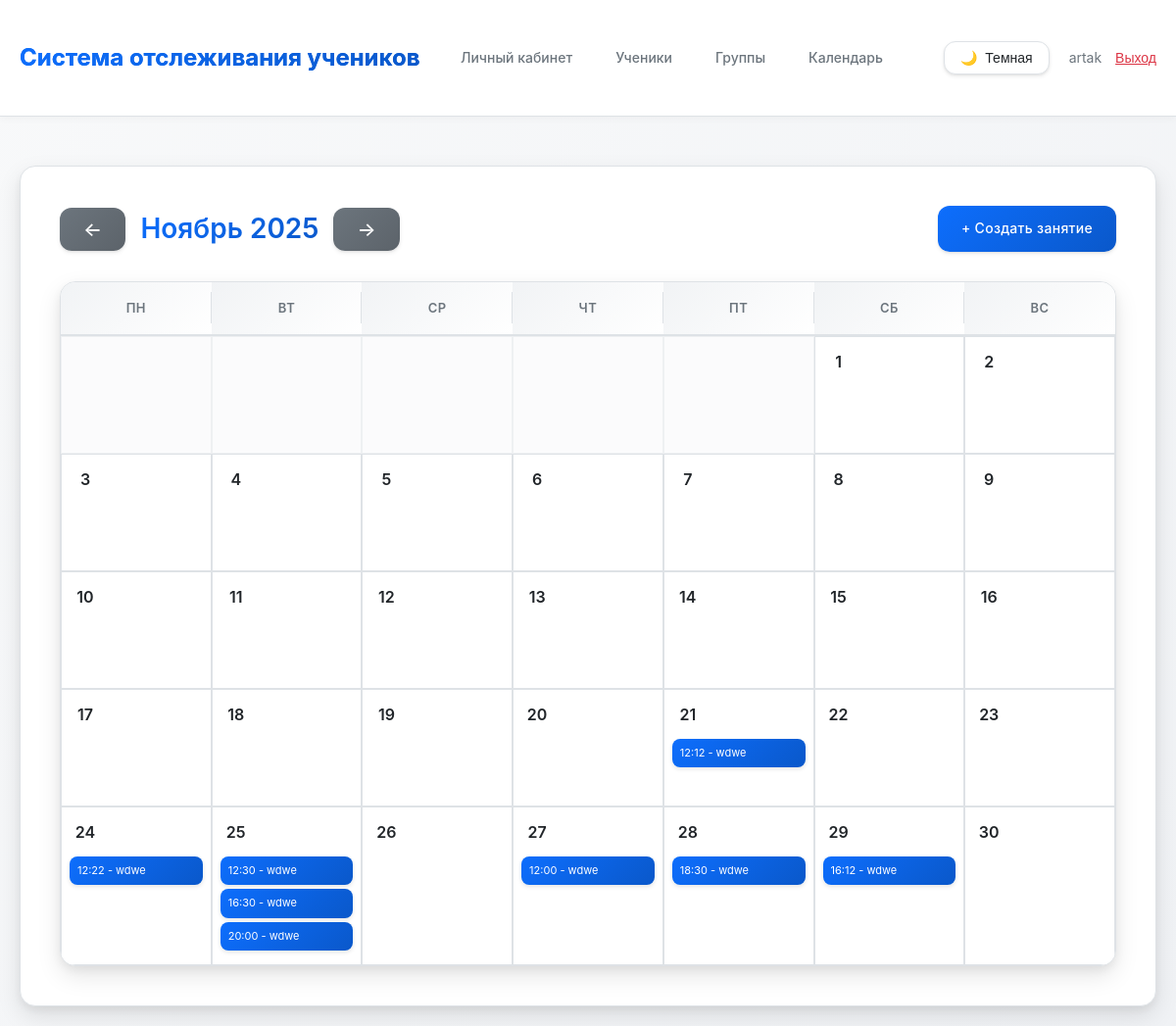
/calendar/?year=2025&month=11 (signed in), run on an earlier commit of the app's database.
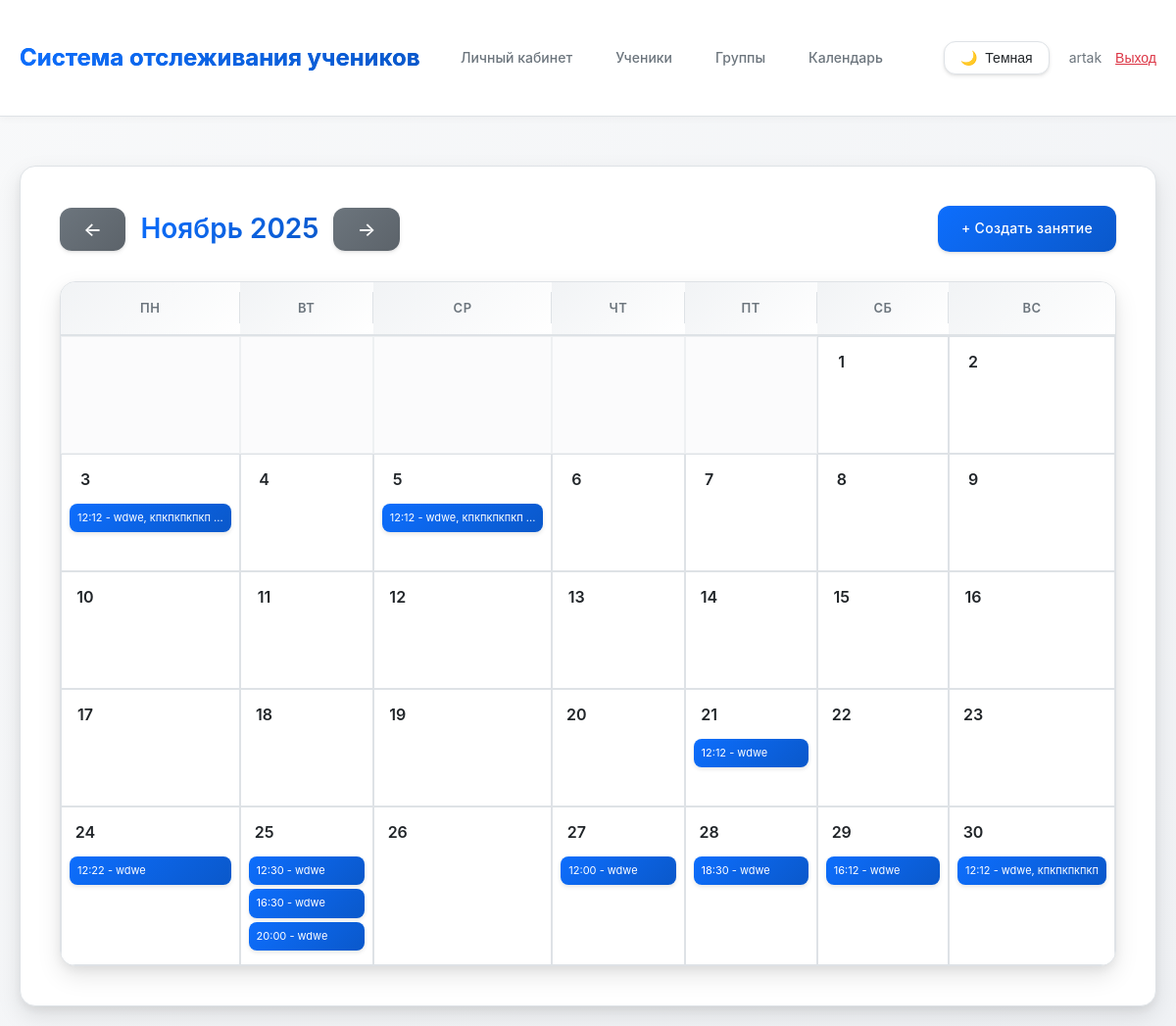
And on a later commit of the database.
### main/models.py (models this page shows, shortened)
class Lesson(models.Model):
    tutor = models.ForeignKey(Tutor, on_delete=models.CASCADE, related_name='lessons', verbose_name='Репетитор')
    students = models.ManyToManyField(Student, related_name='lessons', verbose_name='Ученики')
    date = models.DateField(verbose_name='Дата')
    time = models.TimeField(verbose_name='Время')
    duration = models.IntegerField(default=60, validators=[MinValueValidator(1)], verbose_name='Длительность (минуты)')
    lesson_price = models.DecimalField(max_digits=10, decimal_places=2, default=Decimal('0.00'), validators=[MinValueValidator(Decimal('0.00'))], verbose_name='Стоимость занятия (за одного ученика)')
    subject = models.CharField(max_length=200, blank=True, verbose_name='Предмет/Тема')
    notes = models.TextField(blank=True, verbose_name='Заметки')
    created_at = models.DateTimeField(auto_now_add=True, verbose_name='Дата создания')
    updated_at = models.DateTimeField(auto_now=True, verbose_name='Дата обновления')
    class Meta:
        verbose_name = 'Занятие'
        verbose_name_plural = 'Занятия'
        ordering = ['-date', '-time']

class Student(models.Model):
    tutor = models.ForeignKey(Tutor, on_delete=models.CASCADE, related_name='students', verbose_name='Репетитор')
    groups = models.ManyToManyField(StudentGroup, related_name='students', blank=True, verbose_name='Группы')
    first_name = models.CharField(max_length=100, verbose_name='Имя')
    last_name = models.CharField(max_length=100, verbose_name='Фамилия')
    phone = models.CharField(max_length=20, blank=True, null=True, verbose_name='Телефон')
    telegram = models.CharField(max_length=20, blank=True, null=True, verbose_name='Телеграм')
    created_at = models.DateTimeField(auto_now_add=True, verbose_name='Дата создания')
    updated_at = models.DateTimeField(auto_now=True, verbose_name='Дата обновления')
    grade = models.CharField(max_length=10, blank=True, null=True, verbose_name='Класс')
    notes = models.TextField(blank=True, verbose_name='Заметки')
    is_active = models.BooleanField(default=True, verbose_name='Активен')
    prepaid_balance = models.DecimalField(
        max_digits=10,
        decimal_places=2,
        default=Decimal('0.00'),
        verbose_name='Баланс предоплаты'
    )
    class Meta:
        verbose_name = 'Ученик'
        verbose_name_plural = 'Ученики'
        ordering = ['last_name', 'first_name']

### main/views.py (the view, shortened to what this page needs)
# urls.py: path('calendar/', views.calendar_view, name='calendar'),
@login_required
def calendar_view(request):
    tutor = get_tutor(request)
    if not tutor:
        messages.error(request, 'Профиль репетитора не найден.')
        return redirect('dashboard')
    now = timezone.now()
    try:
        year = int(request.GET.get('year', now.year))
        month = int(request.GET.get('month', now.month))
    except (ValueError, TypeError):
        year = now.year
        month = now.month
    today = now.date()
    try:
        week_offset = int(request.GET.get('week_offset', 0))
    except (ValueError, TypeError):
        week_offset = 0
    if month == 1:
        prev_month = 12
        prev_year = year - 1
    else:
        prev_month = month - 1
        prev_year = year
    if month == 12:
        next_month = 1
        next_year = year + 1
    else:
        next_month = month + 1
        next_year = year
    first_day = datetime(year, month, 1).date()
    last_day_num = monthrange(year, month)[1]
    last_day = datetime(year, month, last_day_num).date()
    lessons = Lesson.objects.filter(tutor=tutor, date__gte=first_day, date__lte=last_day).order_by('date', 'time')
    lessons_by_date = {}
    for lesson in lessons:
        date_key = lesson.date.strftime('%Y-%m-%d')
        if date_key not in lessons_by_date:
            lessons_by_date[date_key] = []
        lessons_by_date[date_key].append(lesson)
    first_weekday = first_day.weekday()  # 0 = понедельник, 6 = воскресенье
    calendar_days = []
    for _ in range(first_weekday):
        calendar_days.append(None)
    weekday_names = ['Понедельник', 'Вторник', 'Среда', 'Четверг', 'Пятница', 'Суббота', 'Воскресенье']
    for day in range(1, last_day_num + 1):
        date = datetime(year, month, day).date()
        date_key = date.strftime('%Y-%m-%d')
        calendar_days.append({
            'date': date,
            'lessons': lessons_by_date.get(date_key, []),
            'weekday_name': weekday_names[date.weekday()]
        })
    weeks = []
    week = []
    for day in calendar_days:
        week.append(day)
        if len(week) == 7:
            weeks.append(week)
            week = []
    if week:
        while len(week) < 7:
            week.append(None)
        weeks.append(week)
    base_week_index = None
    for i, week in enumerate(weeks):
        for day in week:
            if day and day['date'] == today:
                base_week_index = i
                break
        if base_week_index is not None:
            break
    if base_week_index is None:
        base_week_index = 0
    current_week_index = base_week_index + week_offset
    target_year = year
    target_month = month
    target_week_offset = week_offset
    if current_week_index < 0:
        current_week_index = 0
    elif current_week_index >= len(weeks):
        current_week_index = len(weeks) - 1
    current_week = weeks[current_week_index] if weeks and current_week_index < len(weeks) else []
    week_start_date = None
    week_end_date = None
    for day in current_week:
        if day:
            if week_start_date is None:
                week_start_date = day['date']
            week_end_date = day['date']
    if current_week_index >= len(weeks) - 1:
        next_week_year = next_year
        next_week_month = next_month
        next_week_offset = 0
    else:
        next_week_year = year
        next_week_month = month
        next_week_offset = week_offset + 1
    if current_week_index <= 0 and week_offset <= 0:
        if prev_month == 12:
            prev_first_day = datetime(prev_year, prev_month, 1).date()
        else:
            prev_first_day = datetime(prev_year, prev_month, 1).date()
        prev_last_day_num = monthrange(prev_year, prev_month)[1]
        prev_first_weekday = prev_first_day.weekday()
        prev_total_days = prev_last_day_num + prev_first_weekday
        prev_weeks_count = (prev_total_days + 6) // 7  # Округляем вверх
        prev_week_year = prev_year
        prev_week_month = prev_month
        prev_week_offset = prev_weeks_count - 1  # Показываем последнюю неделю предыдущего месяца
    else:
        prev_week_year = year
        prev_week_month = month
        prev_week_offset = week_offset - 1
    month_names = ['', 'Январь', 'Февраль', 'Март', 'Апрель', 'Май', 'Июнь',
                   'Июль', 'Август', 'Сентябрь', 'Октябрь', 'Ноябрь', 'Декабрь']
    return render(request, 'main/calendar.html', {
        'weeks': weeks,
        'current_week': current_week,
        'current_week_index': current_week_index,
        'week_start_date': week_start_date,
        'week_end_date': week_end_date,
        'year': year,
        'month': month,
        'month_name': month_names[month],
        'prev_year': prev_year,
        'prev_month': prev_month,
        'next_year': next_year,
        'next_month': next_month,
        'prev_week_offset': week_offset - 1,
        'next_week_offset': week_offset + 1,
        'today': today,
    })

### main/views.py (called while the page is built)
def get_tutor(request):
    if request.user.is_authenticated:
        try:
            return request.user.tutor
        except Tutor.DoesNotExist:
            return None
    return None

### main/templates/main/calendar.html (shortened to what this page needs)
{% extends 'main/base.html' %}
{% block content %}
<div class="calendar-header">
    <div class="calendar-nav">
        <a href="?year={{ prev_year }}&month={{ prev_month }}" class="btn btn-secondary calendar-nav-btn">←</a>
        <h2 class="calendar-title">{{ month_name }} {{ year }}</h2>
        <a href="?year={{ next_year }}&month={{ next_month }}" class="btn btn-secondary calendar-nav-btn">→</a>
    </div>
    <a href="{% url 'lesson_create' %}" class="btn">+ Создать занятие</a>
</div>
<table class="calendar-table">
    <thead>
        <tr>
            <th onclick="window.location.href='{% url 'recurring_lesson_create' %}?weekday=0'" title="Создать повторяющиеся занятия каждый понедельник">Пн</th>
            <th onclick="window.location.href='{% url 'recurring_lesson_create' %}?weekday=1'" title="Создать повторяющиеся занятия каждый вторник">Вт</th>
            <th onclick="window.location.href='{% url 'recurring_lesson_create' %}?weekday=2'" title="Создать повторяющиеся занятия каждую среду">Ср</th>
            <th onclick="window.location.href='{% url 'recurring_lesson_create' %}?weekday=3'" title="Создать повторяющиеся занятия каждый четверг">Чт</th>
            <th onclick="window.location.href='{% url 'recurring_lesson_create' %}?weekday=4'" title="Создать повторяющиеся занятия каждую пятницу">Пт</th>
            <th onclick="window.location.href='{% url 'recurring_lesson_create' %}?weekday=5'" title="Создать повторяющиеся занятия каждую субботу">Сб</th>
            <th onclick="window.location.href='{% url 'recurring_lesson_create' %}?weekday=6'" title="Создать повторяющиеся занятия каждое воскресенье">Вс</th>
        </tr>
    </thead>
    <tbody>
        {% for week in weeks %}
        <tr>
            {% for day in week %}
            {% if day %}
                {% if day.date|date:"Y-m-d" == today|date:"Y-m-d" %}
                <td class="today" onclick="window.location.href='{% url 'lesson_create' %}?date={{ day.date|date:'Y-m-d' }}'">
                {% else %}
                <td onclick="window.location.href='{% url 'lesson_create' %}?date={{ day.date|date:'Y-m-d' }}'">
                {% endif %}
                    <div class="day-number {% if day.date|date:"Y-m-d" == today|date:"Y-m-d" %}today{% endif %}">
                        {{ day.date.day }}
                    </div>
                    {% if day.lessons %}
                        {% for lesson in day.lessons|slice:":3" %}
                        <div class="lesson-item" onclick="event.stopPropagation(); window.location.href='{% url 'lesson_detail' lesson.pk %}'">
                            <a href="{% url 'lesson_detail' lesson.pk %}" onclick="event.stopPropagation();">
                                {{ lesson.time|time:"H:i" }} -
                                {% for student in lesson.students.all|slice:":2" %}
                                    {{ student.last_name }}{% if not forloop.last %}, {% endif %}
                                {% endfor %}
                                {% if lesson.students.count > 2 %}...{% endif %}
                            </a>
                        </div>
                        {% endfor %}
                    {% endif %}
                </td>
            {% else %}
                <td class="empty"></td>
            {% endif %}
            {% endfor %}
        </tr>
        {% endfor %}
    </tbody>
</table>
{% endblock %}

### main/templates/main/base.html (shortened to what this page needs)
{% load static %}
<!DOCTYPE html>
<html lang="ru">
<head>
</head>
<body>
    <header>
        <div class="container">
            <div style="display: flex; justify-content: space-between; align-items: center;">
                <h1><a href="{% url 'dashboard' %}" style="color: var(--text-primary); text-decoration: none;">Система отслеживания учеников</a></h1>
                <div style="display: flex; align-items: center; gap: 20px;">
                    {% if user.is_authenticated %}
                        <nav>
                            <a href="{% url 'dashboard' %}">Личный кабинет</a>
                            <a href="{% url 'student_list' %}">Ученики</a>
                            <a href="{% url 'group_list' %}">Группы</a>
                            <a href="{% url 'calendar' %}">Календарь</a>
                        </nav>
                        <button class="theme-toggle" id="theme-toggle" aria-label="Переключить тему">
                            <span id="theme-icon">🌙</span>
                            <span id="theme-text">Темная</span>
                        </button>
                        <div style="font-size: 14px; color: var(--text-secondary);">
                            {{ user.get_full_name|default:user.username }}
                            <form method="post" action="{% url 'logout' %}" style="display: inline;">
                                <button type="submit" style="background: none; border: none; color: var(--btn-danger); cursor: pointer; text-decoration: underline; padding: 0; margin-left: 10px; font-size: 14px;">Выход</button>
                            </form>
                        </div>
                    {% else %}
                        <nav>
                            <a href="{% url 'login' %}">Вход</a>
                            <a href="{% url 'register' %}">Регистрация</a>
                        </nav>
                    {% endif %}
                </div>
            </div>
        </div>
    </header>
    <div class="container">
        <div class="content">
            {% block content %}{% endblock %}
        </div>
    </div>
</body>
</html>

### main/templates/main/calendar.html (style rules this page uses)
.calendar-header { display: flex; justify-content: space-between; align-items: center; margin-bottom: 30px; flex-wrap: wrap; gap: 15px; }
.calendar-nav { display: flex; gap: 15px; align-items: center; flex: 1; }
.calendar-title { font-size: 28px; font-weight: 600; background: linear-gradient(135deg, var(--btn-primary) 0%, var(--link-hover) 100%); -webkit-background-clip: text; -webkit-text-fill-color: transparent; background-clip: text; margin: 0; }
.calendar-nav-btn { min-width: 44px; height: 44px; display: flex; align-items: center; justify-content: center; border-radius: 12px; font-size: 20px; transition: all 0.3s ease; box-shadow: var(--shadow); }
.calendar-table { width: 100%; border-collapse: separate; border-spacing: 0; background: var(--bg-secondary); border-radius: 16px; overflow: hidden; box-shadow: var(--shadow-lg); }
.calendar-table th { padding: 16px 8px; text-align: center; background: linear-gradient(135deg, var(--bg-tertiary) 0%, var(--bg-secondary) 100%); font-weight: 600; font-size: 13px; text-transform: uppercase; letter-spacing: 0.5px; color: var(--text-secondary); border-bottom: 2px solid var(--border-color); position: relative; cursor: pointer; transition: all 0.3s ease; }
.calendar-table th:not(:last-child)::after { content: ''; position: absolute; right: 0; top: 20%; height: 60%; width: 1px; background: var(--border-color); }
.calendar-table td { width: 14.28%; height: 120px; vertical-align: top; padding: 10px 8px; border: 1px solid var(--border-color); background: var(--bg-secondary); transition: all 0.3s ease; position: relative; cursor: pointer; }
.calendar-table td.empty { cursor: default; }
.calendar-table td.empty { background: var(--bg-primary); opacity: 0.5; }
.day-number { font-weight: 600; margin-bottom: 8px; color: var(--text-primary); font-size: 16px; display: inline-flex; align-items: center; justify-content: center; width: 32px; height: 32px; border-radius: 50%; transition: all 0.3s ease; }
.lesson-item { font-size: 11px; padding: 6px 8px; margin-bottom: 4px; background: linear-gradient(135deg, var(--btn-primary) 0%, var(--link-hover) 100%); color: #fff; border-radius: 8px; overflow: hidden; text-overflow: ellipsis; white-space: nowrap; transition: all 0.3s ease; cursor: pointer; box-shadow: 0 2px 4px rgba(0, 0, 0, 0.1); }
.lesson-item a { color: #fff; text-decoration: none; display: block; width: 100%; }

What changed in the data, as far as the page shows it:
added Lesson: time "12:12", Student (last_name "wdwe"), shown under "3"
added Student: last_name "кпкпкпкпкп"
added Lesson: time "12:12", Student (last_name "wdwe"), shown under "5"
added Lesson: time "12:12", Student (last_name "wdwe"), shown under "30"
